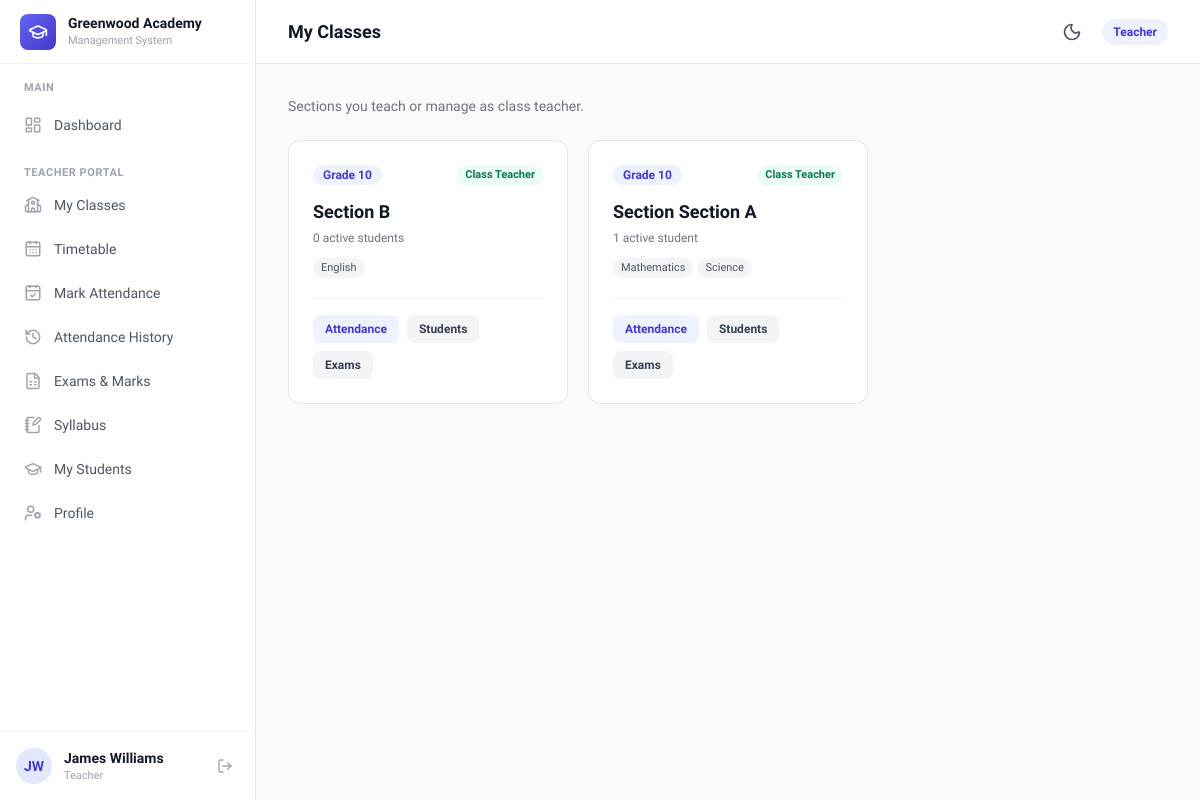
/teacher/classes/ (signed in), run on the app's committed database.
### core/models.py (models this page shows, shortened)
class School(models.Model):
    name = models.CharField(max_length=200)
    slug = models.SlugField(max_length=200, unique=True)
    logo = models.ImageField(upload_to='school_logos/', blank=True, null=True)
    plan = models.CharField(
        max_length=20,
        choices=PlanChoices.choices,
        default=PlanChoices.FREE,
    )
    subscription_plan = models.ForeignKey(
        SubscriptionPlan,
        on_delete=models.SET_NULL,
        null=True,
        blank=True,
        related_name='schools',
        help_text='The active subscription plan for this school. Overrides the legacy plan field.',
    )
    is_active = models.BooleanField(default=True)
    currency = models.CharField(
        max_length=3,
        choices=CurrencyChoices.choices,
        default=CurrencyChoices.USD,
        help_text='Currency used for fee invoices at this school.',
    )
    theme_color = models.CharField(
        max_length=20,
        choices=ThemeColorChoices.choices,
        default=ThemeColorChoices.INDIGO,
        help_text='Primary brand color for the school portal UI.',
    )
    created_at = models.DateTimeField(auto_now_add=True)
    class Meta:
        ordering = ['name']
    @property
    def currency_symbol(self):
        return CURRENCY_SYMBOLS.get(self.currency, self.currency)
    @property
    def theme_palette(self):
        return THEME_PALETTES.get(self.theme_color, THEME_PALETTES[ThemeColorChoices.INDIGO])

class User(AbstractUser):
    username = None  # Remove username field
    email = models.EmailField('email address', unique=True)
    school = models.ForeignKey(
        School,
        on_delete=models.CASCADE,
        null=True,
        blank=True,
        related_name='users',
    )
    primary_role = models.CharField(
        max_length=20,
        choices=PrimaryRoleChoices.choices,
        blank=True,
    )
    phone = models.CharField(max_length=20, blank=True)
    USERNAME_FIELD = 'email'
    REQUIRED_FIELDS = []  # email & password are required by default
    objects = UserManager()
    class Meta:
        ordering = ['first_name', 'last_name']
    @property
    def is_school_admin(self):
        return self.primary_role == PrimaryRoleChoices.SCHOOL_ADMIN
    @property
    def role_display(self):
        if self.is_superuser:
            return 'Platform Admin'
        return self.get_primary_role_display()

class TenantModel(models.Model):
    school = models.ForeignKey(
        School,
        on_delete=models.CASCADE,
        related_name='%(class)s_set',
    )
    objects = TenantManager()
    unscoped = UnscopedManager()
    class Meta:
        abstract = True

class Section(TenantModel):
    classroom = models.ForeignKey(
        ClassRoom,
        on_delete=models.CASCADE,
        related_name='sections'
    )
    name = models.CharField(max_length=100)
    class_teacher = models.ForeignKey(
        settings.AUTH_USER_MODEL,
        on_delete=models.SET_NULL,
        null=True,
        blank=True,
        related_name='managed_sections'
    )
    class Meta:
        ordering = ['classroom__name', 'name']
        unique_together = ['classroom', 'name']

class ClassRoom(TenantModel):
    name = models.CharField(max_length=200)
    code = models.CharField(max_length=50)
    class Meta:
        ordering = ['name']
        unique_together = ['school', 'code']

class Subject(TenantModel):
    name = models.CharField(max_length=200)
    code = models.CharField(max_length=50)
    class Meta:
        ordering = ['name']
        unique_together = ['school', 'code']

### core/views.py (the view)
# urls.py: path('teacher/classes/', views.teacher_my_classes, name='teacher_my_classes'),
@teacher_required
def teacher_my_classes(request):
    sections = get_teacher_sections(request.user)
    section_data = []
    for section in sections:
        section_data.append({
            'section': section,
            'student_count': section.students.filter(user__is_active=True).count(),
            'is_class_teacher': section.class_teacher_id == request.user.id,
            'subjects': Subject.objects.filter(
                timetables__section=section,
                timetables__teacher=request.user,
            ).distinct() if request.user.primary_role == 'teacher' else Subject.objects.filter(
                timetables__section=section,
            ).distinct(),
        })
    return render(request, 'core/teacher_my_classes.html', {
        'section_data': section_data,
    })

### templates/core/teacher_my_classes.html (shortened to what this page needs)
{% extends "base.html" %}
{% block page_title %}My Classes{% endblock %}
{% block content %}
<div class="space-y-6">
    <p class="text-sm text-gray-500">Sections you teach or manage as class teacher.</p>
    <div class="grid grid-cols-1 md:grid-cols-2 lg:grid-cols-3 gap-5">
        {% for item in section_data %}
        <div class="bg-white rounded-xl border border-gray-200 p-6 hover:shadow-md transition-shadow">
            <div class="flex items-start justify-between gap-3 mb-3">
                <span class="inline-flex items-center px-2.5 py-0.5 rounded-full text-xs font-semibold bg-primary-50 text-primary-700">
                    {{ item.section.classroom.name }}
                </span>
                {% if item.is_class_teacher %}
                <span class="text-[11px] font-semibold text-emerald-700 bg-emerald-50 px-2 py-0.5 rounded-full">Class Teacher</span>
                {% endif %}
            </div>
            <h3 class="text-lg font-bold text-gray-900">Section {{ item.section.name }}</h3>
            <p class="text-xs text-gray-500 mt-1">{{ item.student_count }} active student{{ item.student_count|pluralize }}</p>
            {% if item.subjects %}
            <div class="mt-3 flex flex-wrap gap-1">
                {% for subject in item.subjects %}
                <span class="text-[11px] px-2 py-0.5 rounded-full bg-gray-100 text-gray-600">{{ subject.name }}</span>
                {% endfor %}
            </div>
            {% endif %}
            <div class="mt-5 pt-4 border-t border-gray-100 flex flex-wrap gap-2">
                <a href="{% url 'core:attendance_mark' %}?section_id={{ item.section.id }}" class="px-3 py-1.5 rounded-lg text-xs font-semibold bg-primary-50 text-primary-700 hover:bg-primary-100">Attendance</a>
                <a href="{% url 'core:teacher_students' %}?section={{ item.section.id }}" class="px-3 py-1.5 rounded-lg text-xs font-semibold bg-gray-100 text-gray-700 hover:bg-gray-200">Students</a>
                <a href="{% url 'core:exam_list' %}" class="px-3 py-1.5 rounded-lg text-xs font-semibold bg-gray-100 text-gray-700 hover:bg-gray-200">Exams</a>
            </div>
        </div>
        {% endfor %}
    </div>
</div>
{% endblock %}

### templates/base.html (shortened to what this page needs)
{% load static %}
<!DOCTYPE html>
<html lang="en" class="h-full">
<head>
    <script src="https://cdn.tailwindcss.com"></script>
    <link rel="stylesheet" href="{% static 'css/styles.css' %}">
</head>
<body class="h-full bg-gray-50 dark:bg-slate-900 font-sans text-gray-800 dark:text-slate-100 antialiased transition-colors duration-200">
    {% if user.is_authenticated %}
    <div class="h-screen flex overflow-hidden">
        <aside id="sidebar" class="fixed inset-y-0 left-0 z-30 w-64 bg-white dark:bg-slate-800 border-r border-gray-200 dark:border-slate-700/80 transform -translate-x-full lg:translate-x-0 transition-transform duration-300 ease-in-out flex flex-col">
            <div class="h-16 flex items-center gap-3 px-5 border-b border-gray-100 dark:border-slate-700/80 flex-shrink-0">
                <div class="w-9 h-9 rounded-lg bg-gradient-to-br from-primary-500 to-primary-700 flex items-center justify-center">
                    <i data-lucide="graduation-cap" class="w-5 h-5 text-white"></i>
                </div>
                <div class="min-w-0">
                    <h1 class="text-sm font-bold text-gray-900 dark:text-white truncate">
                        {% if current_school %}{{ current_school.name }}{% else %}SchoolHub{% endif %}
                    </h1>
                    <p class="text-[11px] text-gray-400 dark:text-slate-400 font-medium">Management System</p>
                </div>
            </div>
            <nav class="flex-1 px-3 py-4 space-y-1 overflow-y-auto">
                <p class="px-3 text-[11px] font-semibold text-gray-400 dark:text-slate-400 uppercase tracking-wider mb-2">Main</p>
                <a href="{% url 'core:dashboard' %}" class="nav-link group flex items-center gap-3 px-3 py-2.5 rounded-lg text-sm font-medium text-gray-600 dark:text-slate-300 hover:text-primary-700 dark:hover:text-primary-400 hover:bg-primary-50 dark:hover:bg-slate-700/60 transition-all duration-200">
                    <i data-lucide="layout-dashboard" class="w-[18px] h-[18px] text-gray-400 dark:text-slate-400 group-hover:text-primary-600 dark:group-hover:text-primary-400 transition-colors"></i>
                    Dashboard
                </a>
                {% if user.primary_role == 'teacher' %}
                <p class="px-3 pt-4 text-[11px] font-semibold text-gray-400 dark:text-slate-400 uppercase tracking-wider mb-2">Teacher Portal</p>
                <a href="{% url 'core:teacher_my_classes' %}" class="nav-link group flex items-center gap-3 px-3 py-2.5 rounded-lg text-sm font-medium text-gray-600 dark:text-slate-300 hover:text-primary-700 dark:hover:text-primary-400 hover:bg-primary-50 dark:hover:bg-slate-700/60 transition-all duration-200">
                    <i data-lucide="school" class="w-[18px] h-[18px] text-gray-400 dark:text-slate-400 group-hover:text-primary-600 dark:group-hover:text-primary-400 transition-colors"></i>
                    My Classes
                </a>
                <a href="{% url 'core:teacher_timetable' %}" class="nav-link group flex items-center gap-3 px-3 py-2.5 rounded-lg text-sm font-medium text-gray-600 dark:text-slate-300 hover:text-primary-700 dark:hover:text-primary-400 hover:bg-primary-50 dark:hover:bg-slate-700/60 transition-all duration-200">
                    <i data-lucide="calendar-days" class="w-[18px] h-[18px] text-gray-400 dark:text-slate-400 group-hover:text-primary-600 dark:group-hover:text-primary-400 transition-colors"></i>
                    Timetable
                </a>
                <a href="{% url 'core:attendance_mark' %}" class="nav-link group flex items-center gap-3 px-3 py-2.5 rounded-lg text-sm font-medium text-gray-600 dark:text-slate-300 hover:text-primary-700 dark:hover:text-primary-400 hover:bg-primary-50 dark:hover:bg-slate-700/60 transition-all duration-200">
                    <i data-lucide="calendar-check" class="w-[18px] h-[18px] text-gray-400 dark:text-slate-400 group-hover:text-primary-600 dark:group-hover:text-primary-400 transition-colors"></i>
                    Mark Attendance
                </a>
                <a href="{% url 'core:teacher_attendance_history' %}" class="nav-link group flex items-center gap-3 px-3 py-2.5 rounded-lg text-sm font-medium text-gray-600 dark:text-slate-300 hover:text-primary-700 dark:hover:text-primary-400 hover:bg-primary-50 dark:hover:bg-slate-700/60 transition-all duration-200">
                    <i data-lucide="history" class="w-[18px] h-[18px] text-gray-400 dark:text-slate-400 group-hover:text-primary-600 dark:group-hover:text-primary-400 transition-colors"></i>
                    Attendance History
                </a>
                <a href="{% url 'core:exam_list' %}" class="nav-link group flex items-center gap-3 px-3 py-2.5 rounded-lg text-sm font-medium text-gray-600 dark:text-slate-300 hover:text-primary-700 dark:hover:text-primary-400 hover:bg-primary-50 dark:hover:bg-slate-700/60 transition-all duration-200">
                    <i data-lucide="file-spreadsheet" class="w-[18px] h-[18px] text-gray-400 dark:text-slate-400 group-hover:text-primary-600 dark:group-hover:text-primary-400 transition-colors"></i>
                    Exams & Marks
                </a>
                <a href="{% url 'core:teacher_syllabus_list' %}" class="nav-link group flex items-center gap-3 px-3 py-2.5 rounded-lg text-sm font-medium text-gray-600 dark:text-slate-300 hover:text-primary-700 dark:hover:text-primary-400 hover:bg-primary-50 dark:hover:bg-slate-700/60 transition-all duration-200">
                    <i data-lucide="notebook-pen" class="w-[18px] h-[18px] text-gray-400 dark:text-slate-400 group-hover:text-primary-600 dark:group-hover:text-primary-400 transition-colors"></i>
                    Syllabus
                </a>
                <a href="{% url 'core:teacher_students' %}" class="nav-link group flex items-center gap-3 px-3 py-2.5 rounded-lg text-sm font-medium text-gray-600 dark:text-slate-300 hover:text-primary-700 dark:hover:text-primary-400 hover:bg-primary-50 dark:hover:bg-slate-700/60 transition-all duration-200">
                    <i data-lucide="graduation-cap" class="w-[18px] h-[18px] text-gray-400 dark:text-slate-400 group-hover:text-primary-600 dark:group-hover:text-primary-400 transition-colors"></i>
                    My Students
                </a>
                <a href="{% url 'core:profile' %}" class="nav-link group flex items-center gap-3 px-3 py-2.5 rounded-lg text-sm font-medium text-gray-600 dark:text-slate-300 hover:text-primary-700 dark:hover:text-primary-400 hover:bg-primary-50 dark:hover:bg-slate-700/60 transition-all duration-200">
                    <i data-lucide="user-cog" class="w-[18px] h-[18px] text-gray-400 dark:text-slate-400 group-hover:text-primary-600 dark:group-hover:text-primary-400 transition-colors"></i>
                    Profile
                </a>
                {% endif %}
            </nav>
            <div class="flex-shrink-0 border-t border-gray-100 dark:border-slate-700/80 p-4">
                <div class="flex items-center gap-3">
                    <div class="w-9 h-9 rounded-full bg-primary-100 dark:bg-primary-950/80 flex items-center justify-center flex-shrink-0">
                        <span class="text-sm font-bold text-primary-700 dark:text-primary-300">
                            {{ user.first_name|first|upper }}{{ user.last_name|first|upper }}
                        </span>
                    </div>
                    <div class="min-w-0 flex-1">
                        <p class="text-sm font-semibold text-gray-900 dark:text-white truncate">
                            {{ user.get_full_name }}
                        </p>
                        <p class="text-[11px] text-gray-400 dark:text-slate-400 font-medium">{{ user_role_display }}</p>
                    </div>
                    <a href="{% url 'core:logout' %}" class="p-1.5 rounded-lg text-gray-400 dark:text-slate-400 hover:text-red-500 dark:hover:text-red-400 hover:bg-red-50 dark:hover:bg-red-950/30 transition-all duration-200" title="Logout">
                        <i data-lucide="log-out" class="w-4 h-4"></i>
                    </a>
                </div>
            </div>
        </aside>
        <div class="flex-1 flex flex-col h-full min-w-0 lg:ml-64 overflow-hidden">
            <header class="h-16 bg-white dark:bg-slate-800 border-b border-gray-200 dark:border-slate-700/80 flex items-center justify-between px-4 lg:px-8 flex-shrink-0 transition-colors">
                <div class="flex items-center gap-3">
                    <h2 class="text-lg font-bold text-gray-900 dark:text-white">{% block page_title %}Dashboard{% endblock %}</h2>
                </div>
                <div class="flex items-center gap-3">
                    <button onclick="toggleTheme()" id="theme-toggle-btn" class="p-2 rounded-xl text-gray-500 dark:text-slate-300 hover:bg-gray-100 dark:hover:bg-slate-700 focus:outline-none transition-colors flex items-center justify-center" title="Toggle Light/Dark Theme" aria-label="Toggle theme">
                        <i data-lucide="moon" class="w-5 h-5 text-gray-600 block dark:hidden"></i>
                    </button>
                    <span class="hidden sm:inline-flex items-center px-2.5 py-1 rounded-full text-xs font-semibold bg-primary-50 dark:bg-primary-950/60 text-primary-700 dark:text-primary-300 border border-transparent dark:border-primary-800/40">
                        {{ user_role_display }}
                    </span>
                </div>
            </header>
            <main class="flex-1 overflow-y-auto p-4 lg:p-8">
                {% block content %}{% endblock %}
            </main>
        </div>
    </div>
    {% else %}
        {% block public_content %}{% endblock %}
    {% endif %}
</body>
</html>

### data on the page
School: name "Greenwood Academy"
User: first_name|first "J", last_name|first "W", get_full_name "James Williams", primary_role "Teacher"
Section: section.classroom.name "Grade 10", section.name "B", student_count "0"
Subject: name "English"
Section: section.classroom.name "Grade 10", section.name "Section A", student_count "1"
Subject: name "Mathematics"
Subject: name "Science"
